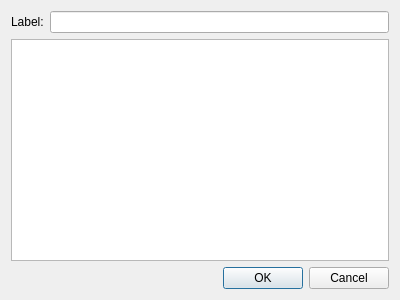
<?xml version="1.0" encoding="UTF-8"?>
<ui version="4.0">
 <class>LabelDialog</class>
 <widget class="QDialog" name="LabelDialog">
  <property name="geometry">
   <rect>
    <x>0</x>
    <y>0</y>
    <width>400</width>
    <height>300</height>
   </rect>
  </property>
  <property name="windowTitle">
   <string>Choose the  Label</string>
  </property>
  <layout class="QVBoxLayout" name="verticalLayout">
   <item>
    <layout class="QHBoxLayout" name="horizontalLayout">
     <item>
      <widget class="QLabel" name="label">
       <property name="text">
        <string>Label:</string>
       </property>
      </widget>
     </item>
     <item>
      <widget class="LabelLineEdit" name="lineEdit"/>
     </item>
    </layout>
   </item>
   <item>
    <widget class="QListWidget" name="listWidget"/>
   </item>
   <item>
    <widget class="QDialogButtonBox" name="buttonBox">
     <property name="orientation">
      <enum>Qt::Horizontal</enum>
     </property>
     <property name="standardButtons">
      <set>QDialogButtonBox::Cancel|QDialogButtonBox::Ok</set>
     </property>
    </widget>
   </item>
  </layout>
 </widget>
 <customwidgets>
  <customwidget>
   <class>LabelLineEdit</class>
   <extends>QLineEdit</extends>
   <header>labellineedit.h</header>
  </customwidget>
 </customwidgets>
 <resources/>
 <connections>
  <connection>
   <sender>buttonBox</sender>
   <signal>accepted()</signal>
   <receiver>LabelDialog</receiver>
   <slot>accept()</slot>
   <hints>
    <hint type="sourcelabel">
     <x>248</x>
     <y>254</y>
    </hint>
    <hint type="destinationlabel">
     <x>157</x>
     <y>274</y>
    </hint>
   </hints>
  </connection>
  <connection>
   <sender>buttonBox</sender>
   <signal>rejected()</signal>
   <receiver>LabelDialog</receiver>
   <slot>reject()</slot>
   <hints>
    <hint type="sourcelabel">
     <x>316</x>
     <y>260</y>
    </hint>
    <hint type="destinationlabel">
     <x>286</x>
     <y>274</y>
    </hint>
   </hints>
  </connection>
 </connections>
</ui>
